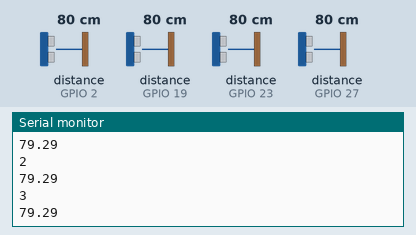
A sketch run on a simulated ESP32. Shown: the last lines printed to the serial monitor. Wiring (inferred from the names in the program): 4 × ultrasonic range finder: trigger GPIO 4, echo GPIO 2 / trigger GPIO 18, echo GPIO 19 / trigger GPIO 22, echo GPIO 23 / trigger GPIO 26, echo GPIO 27. The inputs (shaded band) are chosen by the test bench; at power-on: distance to the obstacle (sensors on GPIO 2, GPIO 19, GPIO 23, GPIO 27) 80 cm. The echo pulse lasts 58.3 µs per cm; WiFi joins after 1.5 s; servers stay silent unless stated; uploads are accepted with an empty reply.

Above: at 4.7 s.
4.8 s: distance to the obstacle (sensor on GPIO 2) set to 2 cm
At 5.92 s:
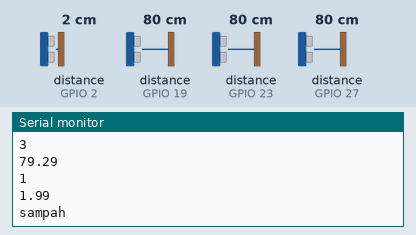
8.4 s: distance to the obstacle (sensor on GPIO 19) set to 4 cm
At 9.4 s:
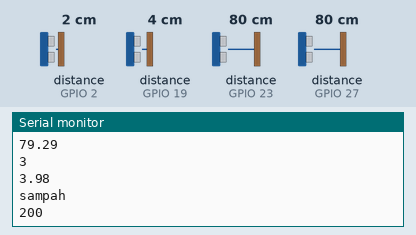
9.9 s: distance to the obstacle (sensor on GPIO 23) set to 120 cm
At 11.18 s:
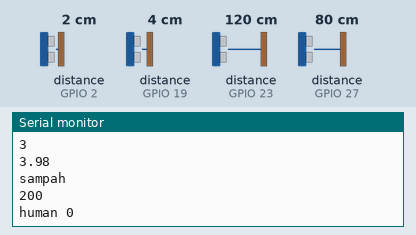
11.4 s: distance to the obstacle (sensor on GPIO 27) set to 9 cm
At 11.58 s:
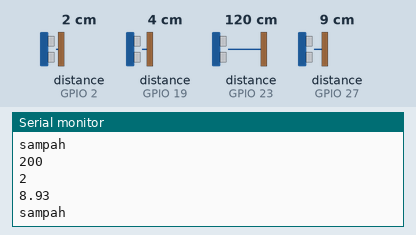
12.9 s: distance to the obstacle (sensor on GPIO 2) set to 18 cm
At 13.39 s:
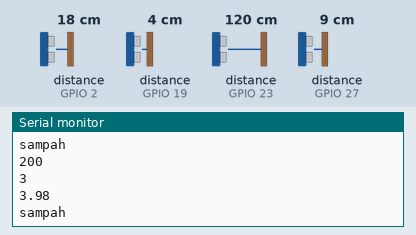
14.4 s: distance to the obstacle (sensor on GPIO 19) set to 35 cm
At 15.4 s:
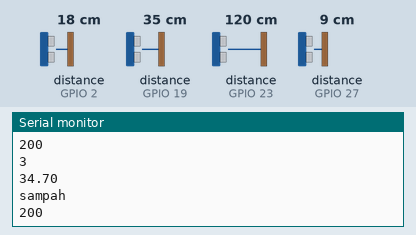
Timing chart, 0 to 16.9 s (numbered marks = the images above; inputs shaded):
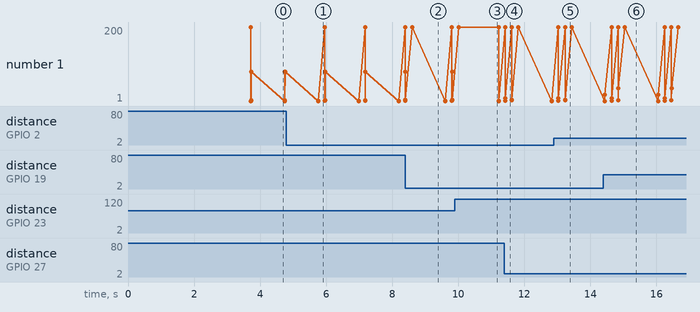

The sketch:

wastewise.ino
```cpp
// (licence header left out)
#include <WiFi.h>;
#include <HTTPClient.h>;

/* Set these to your desired credentials. */
const char *ssid = "Nakula_Ext";  //ENTER YOUR WIFI SETTINGS
const char *password = "#Bjm01bsd#";

//Web/Server address to read/write from
const char *host1 = "http://192.168.18.157:8080/iot";   //https://circuits4you.com website or IP address of server
const char *host2 = "http://192.168.18.157:8080/iot2";

//pin ultrasonic sensor
const int trigPin[] = {22, 4, 26, 18};
const int echoPin[] = {23, 2, 27, 19};

//ultrasonic variable
float SOUND_VELOCITY = 0.034;
long duration;
float distanceCm[4];
float distanceCmStandard[4];
String type[] = {"0", "1", "2", "3", "4"};
String cond = "0";

//=======================================================================
//                    Power on setup
//=======================================================================

void setup() {
  pinMode(trigPin[0], OUTPUT);
  pinMode(echoPin[0], INPUT);
  for (int i = 1; i < 4; i++){
    pinMode(trigPin[i], OUTPUT);
    pinMode(echoPin[i], INPUT);

    // define first distance
    // Clears the trigPin
    digitalWrite(trigPin[i], LOW);
    delayMicroseconds(2);
    // Sets the trigPin on HIGH state for 10 micro seconds
    digitalWrite(trigPin[i], HIGH);
    delayMicroseconds(10);
    digitalWrite(trigPin[i], LOW);

    // Reads the echoPin, returns the sound wave travel time in microseconds
    duration = pulseIn(echoPin[i], HIGH);

    // Calculate the distance
    distanceCmStandard[i] = duration * SOUND_VELOCITY/2;
  }
  delay(1000);
  Serial.begin(9600);
  WiFi.mode(WIFI_OFF);        //Prevents reconnection issue (taking too long to connect)
  delay(1000);
  WiFi.mode(WIFI_STA);        //This line hides the viewing of ESP as wifi hotspot

  WiFi.begin(ssid, password);     //Connect to your WiFi router
  Serial.println("");

  Serial.print("Connecting");
  // Wait for connection
  while (WiFi.status() != WL_CONNECTED) {
    delay(500);
    Serial.print(".");
  }

  //If connection successful show IP address in serial monitor
  Serial.println("");
  Serial.print("Connected to ");
  Serial.println(ssid);
  Serial.print("IP address: ");
  Serial.println(WiFi.localIP());  //IP address assigned to your ESP
}

void send_post(String httpRequestData){
  //harapannya ketika sudah ke detect barang ada yang masuk,
  WiFiClient wifiClient;
  HTTPClient http;    //Declare object of class HTTPClient
  String Link = host2;
  if(httpRequestData == "0" || httpRequestData == "1"){
    Link = host1;
  }

  http.begin(wifiClient, Link);     //Specify request destination

  http.addHeader("Content-Type", "text/plain");
  int httpCode = http.POST(httpRequestData);
  String payload = http.getString();    //Get the response payload

  Serial.println(httpCode);   //Print HTTP return code
  Serial.println(payload);    //Print request response payload

  http.end();  //Close connection
}

//=======================================================================
//                    Main Program Loop
//=======================================================================
void loop() {
  // Clears the trigPin
  digitalWrite(trigPin[0], LOW);
  delayMicroseconds(2);
  // Sets the trigPin on HIGH state for 10 micro seconds
  digitalWrite(trigPin[0], HIGH);
  delayMicroseconds(10);
  digitalWrite(trigPin[0], LOW);

  // Reads the echoPin, returns the sound wave travel time in microseconds
  duration = pulseIn(echoPin[0], HIGH);

  // Calculate the distance
  distanceCm[0] = duration * SOUND_VELOCITY /2;
  if(distanceCm[0] < 100){
    if(cond == "0"){
      cond = "1";
      Serial.print("human ");
      Serial.println(cond);
      send_post(type[1]);
    }
  }else{
    if(cond == "1"){
      cond = "0";
      Serial.print("human ");
      Serial.println(cond);
      send_post(type[0]);
    }
  }

  for (int i=1; i < 4; i++){
    // Clears the trigPin
    Serial.println(i);
    digitalWrite(trigPin[i], LOW);
    delayMicroseconds(2);
    // Sets the trigPin on HIGH state for 10 micro seconds
    digitalWrite(trigPin[i], HIGH);
    delayMicroseconds(10);
    digitalWrite(trigPin[i], LOW);

    // Reads the echoPin, returns the sound wave travel time in microseconds
    duration = pulseIn(echoPin[i], HIGH);

    // Calculate the distance
    distanceCm[i] = duration * SOUND_VELOCITY/2;
    Serial.println(distanceCm[i]);

    if(abs(distanceCm[i] - distanceCmStandard[i]) > 1){
      Serial.println("sampah");
      send_post(type[i+1]);
    }
  }
  delay(1000);
}
```

Measured:
- after the input at 4.8 s, the serial monitor: prints a new line after 0.97 s (image 1)
- after the input at 8.4 s, the serial monitor: prints a new line at once (image 2)
- after the input at 9.9 s, the serial monitor: prints a new line after 1.1 s (image 3)
- after the input at 11.4 s, the serial monitor: prints a new line at once (image 4)
- after the input at 14.4 s, the serial monitor: prints a new line after 0.45 s (image 6)
- plotted number 1: 2 → 3.98 after the input at 8.4 s
